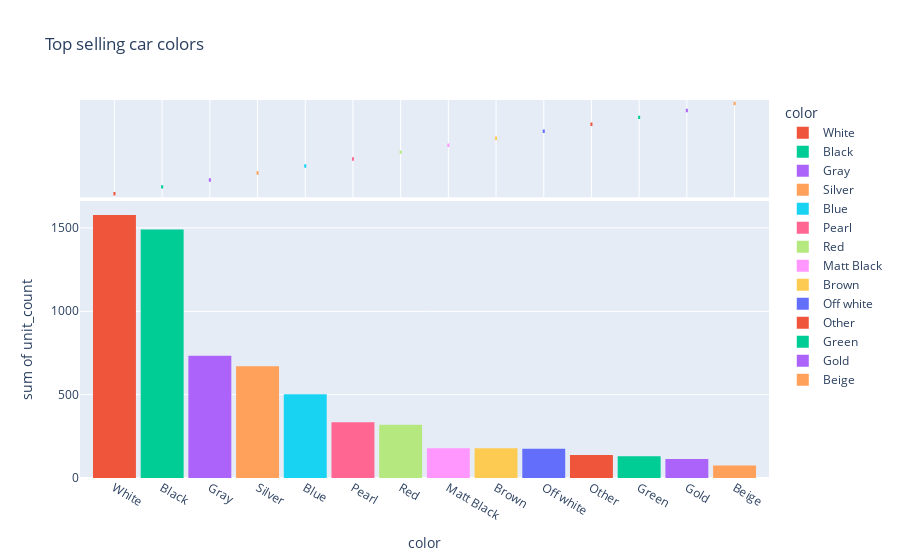

Notebook cell for this chart:
### Markdown cell above
##### 6. Color variants that are most common

### Code cell
df = pd.read_sql_query("SELECT color, COUNT(*) unit_count FROM listings GROUP BY 1 ORDER BY 2 DESC LIMIT 15;", DATABASE_URL)

fig = px.histogram(df, 
                   x='color',
                   y='unit_count',
                   color='color',
                   marginal='box', 
                   nbins=47, 
                   title='Top selling car colors')
fig.update_layout(bargap=0.1)
fig.show()

### Figure 1 — Plotly figure (JSON) as saved in the notebook; plotly's stock layout.template omitted (floating-point values rounded to 4 significant figures)
{"data": [{"alignmentgroup": "True", "bingroup": "x", "histfunc": "sum", "hovertemplate": "color=%{x}<br>sum of unit_count=%{y}<extra></extra>", "legendgroup": "White", "marker": {"color": "#EF553B", "pattern": {"shape": ""}}, "name": "White", "nbinsx": 47, "offsetgroup": "White", "orientation": "v", "showlegend": true, "type": "histogram", "x": ["White"], "xaxis": "x", "y": [1578], "yaxis": "y"}, {"alignmentgroup": "True", "hovertemplate": "color=%{x}<extra></extra>", "legendgroup": "White", "marker": {"color": "#EF553B"}, "name": "White", "notched": true, "offsetgroup": "White", "showlegend": false, "type": "box", "x": ["White"], "xaxis": "x2", "yaxis": "y2"}, {"alignmentgroup": "True", "bingroup": "x", "histfunc": "sum", "hovertemplate": "color=%{x}<br>sum of unit_count=%{y}<extra></extra>", "legendgroup": "Black", "marker": {"color": "#00cc96", "pattern": {"shape": ""}}, "name": "Black", "nbinsx": 47, "offsetgroup": "Black", "orientation": "v", "showlegend": true, "type": "histogram", "x": ["Black"], "xaxis": "x", "y": [1490], "yaxis": "y"}, {"alignmentgroup": "True", "hovertemplate": "color=%{x}<extra></extra>", "legendgroup": "Black", "marker": {"color": "#00cc96"}, "name": "Black", "notched": true, "offsetgroup": "Black", "showlegend": false, "type": "box", "x": ["Black"], "xaxis": "x2", "yaxis": "y2"}, {"alignmentgroup": "True", "bingroup": "x", "histfunc": "sum", "hovertemplate": "color=%{x}<br>sum of unit_count=%{y}<extra></extra>", "legendgroup": "Gray", "marker": {"color": "#ab63fa", "pattern": {"shape": ""}}, "name": "Gray", "nbinsx": 47, "offsetgroup": "Gray", "orientation": "v", "showlegend": true, "type": "histogram", "x": ["Gray"], "xaxis": "x", "y": [734], "yaxis": "y"}, {"alignmentgroup": "True", "hovertemplate": "color=%{x}<extra></extra>", "legendgroup": "Gray", "marker": {"color": "#ab63fa"}, "name": "Gray", "notched": true, "offsetgroup": "Gray", "showlegend": false, "type": "box", "x": ["Gray"], "xaxis": "x2", "yaxis": "y2"}, {"alignmentgroup": "True", "bingroup": "x", "histfunc": "sum", "hovertemplate": "color=%{x}<br>sum of unit_count=%{y}<extra></extra>", "legendgroup": "Silver", "marker": {"color": "#FFA15A", "pattern": {"shape": ""}}, "name": "Silver", "nbinsx": 47, "offsetgroup": "Silver", "orientation": "v", "showlegend": true, "type": "histogram", "x": ["Silver"], "xaxis": "x", "y": [671], "yaxis": "y"}, {"alignmentgroup": "True", "hovertemplate": "color=%{x}<extra></extra>", "legendgroup": "Silver", "marker": {"color": "#FFA15A"}, "name": "Silver", "notched": true, "offsetgroup": "Silver", "showlegend": false, "type": "box", "x": ["Silver"], "xaxis": "x2", "yaxis": "y2"}, {"alignmentgroup": "True", "bingroup": "x", "histfunc": "sum", "hovertemplate": "color=%{x}<br>sum of unit_count=%{y}<extra></extra>", "legendgroup": "Blue", "marker": {"color": "#19d3f3", "pattern": {"shape": ""}}, "name": "Blue", "nbinsx": 47, "offsetgroup": "Blue", "orientation": "v", "showlegend": true, "type": "histogram", "x": ["Blue"], "xaxis": "x", "y": [502], "yaxis": "y"}, {"alignmentgroup": "True", "hovertemplate": "color=%{x}<extra></extra>", "legendgroup": "Blue", "marker": {"color": "#19d3f3"}, "name": "Blue", "notched": true, "offsetgroup": "Blue", "showlegend": false, "type": "box", "x": ["Blue"], "xaxis": "x2", "yaxis": "y2"}, {"alignmentgroup": "True", "bingroup": "x", "histfunc": "sum", "hovertemplate": "color=%{x}<br>sum of unit_count=%{y}<extra></extra>", "legendgroup": "Pearl", "marker": {"color": "#FF6692", "pattern": {"shape": ""}}, "name": "Pearl", "nbinsx": 47, "offsetgroup": "Pearl", "orientation": "v", "showlegend": true, "type": "histogram", "x": ["Pearl"], "xaxis": "x", "y": [335], "yaxis": "y"}, {"alignmentgroup": "True", "hovertemplate": "color=%{x}<extra></extra>", "legendgroup": "Pearl", "marker": {"color": "#FF6692"}, "name": "Pearl", "notched": true, "offsetgroup": "Pearl", "showlegend": false, "type": "box", "x": ["Pearl"], "xaxis": "x2", "yaxis": "y2"}, {"alignmentgroup": "True", "bingroup": "x", "histfunc": "sum", "hovertemplate": "color=%{x}<br>sum of unit_count=%{y}<extra></extra>", "legendgroup": "Red", "marker": {"color": "#B6E880", "pattern": {"shape": ""}}, "name": "Red", "nbinsx": 47, "offsetgroup": "Red", "orientation": "v", "showlegend": true, "type": "histogram", "x": ["Red"], "xaxis": "x", "y": [320], "yaxis": "y"}, {"alignmentgroup": "True", "hovertemplate": "color=%{x}<extra></extra>", "legendgroup": "Red", "marker": {"color": "#B6E880"}, "name": "Red", "notched": true, "offsetgroup": "Red", "showlegend": false, "type": "box", "x": ["Red"], "xaxis": "x2", "yaxis": "y2"}, {"alignmentgroup": "True", "bingroup": "x", "histfunc": "sum", "hovertemplate": "color=%{x}<br>sum of unit_count=%{y}<extra></extra>", "legendgroup": "Matt Black", "marker": {"color": "#FF97FF", "pattern": {"shape": ""}}, "name": "Matt Black", "nbinsx": 47, "offsetgroup": "Matt Black", "orientation": "v", "showlegend": true, "type": "histogram", "x": ["Matt Black"], "xaxis": "x", "y": [178], "yaxis": "y"}, {"alignmentgroup": "True", "hovertemplate": "color=%{x}<extra></extra>", "legendgroup": "Matt Black", "marker": {"color": "#FF97FF"}, "name": "Matt Black", "notched": true, "offsetgroup": "Matt Black", "showlegend": false, "type": "box", "x": ["Matt Black"], "xaxis": "x2", "yaxis": "y2"}, {"alignmentgroup": "True", "bingroup": "x", "histfunc": "sum", "hovertemplate": "color=%{x}<br>sum of unit_count=%{y}<extra></extra>", "legendgroup": "Brown", "marker": {"color": "#FECB52", "pattern": {"shape": ""}}, "name": "Brown", "nbinsx": 47, "offsetgroup": "Brown", "orientation": "v", "showlegend": true, "type": "histogram", "x": ["Brown"], "xaxis": "x", "y": [178], "yaxis": "y"}, {"alignmentgroup": "True", "hovertemplate": "color=%{x}<extra></extra>", "legendgroup": "Brown", "marker": {"color": "#FECB52"}, "name": "Brown", "notched": true, "offsetgroup": "Brown", "showlegend": false, "type": "box", "x": ["Brown"], "xaxis": "x2", "yaxis": "y2"}, {"alignmentgroup": "True", "bingroup": "x", "histfunc": "sum", "hovertemplate": "color=%{x}<br>sum of unit_count=%{y}<extra></extra>", "legendgroup": "Off white", "marker": {"color": "#636efa", "pattern": {"shape": ""}}, "name": "Off white", "nbinsx": 47, "offsetgroup": "Off white", "orientation": "v", "showlegend": true, "type": "histogram", "x": ["Off white"], "xaxis": "x", "y": [176], "yaxis": "y"}, {"alignmentgroup": "True", "hovertemplate": "color=%{x}<extra></extra>", "legendgroup": "Off white", "marker": {"color": "#636efa"}, "name": "Off white", "notched": true, "offsetgroup": "Off white", "showlegend": false, "type": "box", "x": ["Off white"], "xaxis": "x2", "yaxis": "y2"}, {"alignmentgroup": "True", "bingroup": "x", "histfunc": "sum", "hovertemplate": "color=%{x}<br>sum of unit_count=%{y}<extra></extra>", "legendgroup": "Other", "marker": {"color": "#EF553B", "pattern": {"shape": ""}}, "name": "Other", "nbinsx": 47, "offsetgroup": "Other", "orientation": "v", "showlegend": true, "type": "histogram", "x": ["Other"], "xaxis": "x", "y": [138], "yaxis": "y"}, {"alignmentgroup": "True", "hovertemplate": "color=%{x}<extra></extra>", "legendgroup": "Other", "marker": {"color": "#EF553B"}, "name": "Other", "notched": true, "offsetgroup": "Other", "showlegend": false, "type": "box", "x": ["Other"], "xaxis": "x2", "yaxis": "y2"}, {"alignmentgroup": "True", "bingroup": "x", "histfunc": "sum", "hovertemplate": "color=%{x}<br>sum of unit_count=%{y}<extra></extra>", "legendgroup": "Green", "marker": {"color": "#00cc96", "pattern": {"shape": ""}}, "name": "Green", "nbinsx": 47, "offsetgroup": "Green", "orientation": "v", "showlegend": true, "type": "histogram", "x": ["Green"], "xaxis": "x", "y": [131], "yaxis": "y"}, {"alignmentgroup": "True", "hovertemplate": "color=%{x}<extra></extra>", "legendgroup": "Green", "marker": {"color": "#00cc96"}, "name": "Green", "notched": true, "offsetgroup": "Green", "showlegend": false, "type": "box", "x": ["Green"], "xaxis": "x2", "yaxis": "y2"}, {"alignmentgroup": "True", "bingroup": "x", "histfunc": "sum", "hovertemplate": "color=%{x}<br>sum of unit_count=%{y}<extra></extra>", "legendgroup": "Gold", "marker": {"color": "#ab63fa", "pattern": {"shape": ""}}, "name": "Gold", "nbinsx": 47, "offsetgroup": "Gold", "orientation": "v", "showlegend": true, "type": "histogram", "x": ["Gold"], "xaxis": "x", "y": [114], "yaxis": "y"}, {"alignmentgroup": "True", "hovertemplate": "color=%{x}<extra></extra>", "legendgroup": "Gold", "marker": {"color": "#ab63fa"}, "name": "Gold", "notched": true, "offsetgroup": "Gold", "showlegend": false, "type": "box", "x": ["Gold"], "xaxis": "x2", "yaxis": "y2"}, {"alignmentgroup": "True", "bingroup": "x", "histfunc": "sum", "hovertemplate": "color=%{x}<br>sum of unit_count=%{y}<extra></extra>", "legendgroup": "Beige", "marker": {"color": "#FFA15A", "pattern": {"shape": ""}}, "name": "Beige", "nbinsx": 47, "offsetgroup": "Beige", "orientation": "v", "showlegend": true, "type": "histogram", "x": ["Beige"], "xaxis": "x", "y": [75], "yaxis": "y"}, {"alignmentgroup": "True", "hovertemplate": "color=%{x}<extra></extra>", "legendgroup": "Beige", "marker": {"color": "#FFA15A"}, "name": "Beige", "notched": true, "offsetgroup": "Beige", "showlegend": false, "type": "box", "x": ["Beige"], "xaxis": "x2", "yaxis": "y2"}], "layout": {"bargap": 0.1, "barmode": "relative", "legend": {"title": {"text": "color"}, "tracegroupgap": 0}, "title": {"text": "Top selling car colors"}, "xaxis": {"anchor": "y", "categoryarray": [null, "White", "Black", "Gray", "Silver", "Blue", "Pearl", "Red", "Matt Black", "Brown", "Off white", "Other", "Green", "Gold", "Beige"], "categoryorder": "array", "domain": [0, 1], "title": {"text": "color"}}, "xaxis2": {"anchor": "y2", "domain": [0, 1], "matches": "x", "showgrid": true, "showticklabels": false}, "yaxis": {"anchor": "x", "domain": [0, 0.7326], "title": {"text": "sum of unit_count"}}, "yaxis2": {"anchor": "x2", "domain": [0.7426, 1], "matches": "y2", "showgrid": false, "showline": false, "showticklabels": false, "ticks": ""}}}
